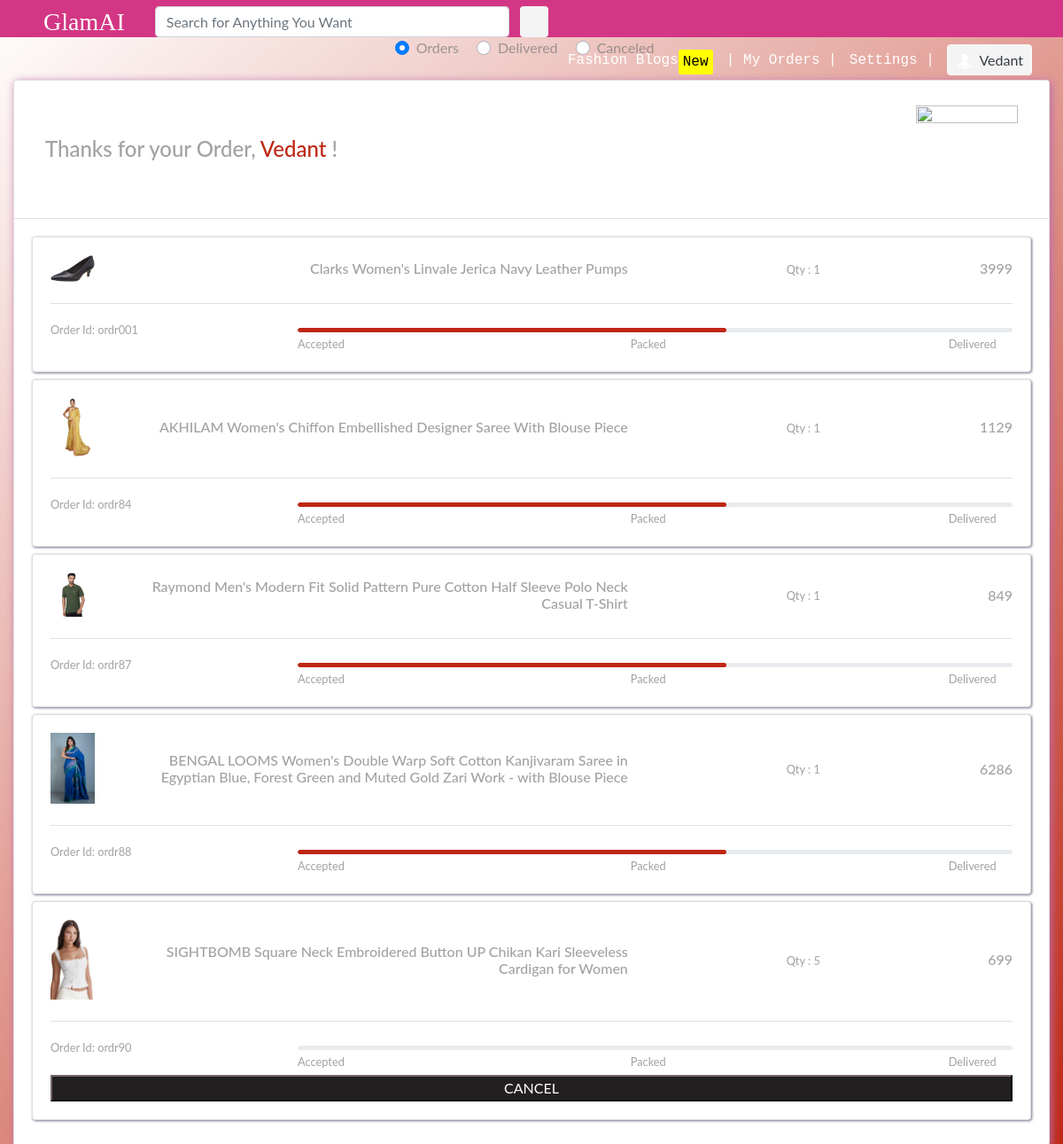
/myorders/ (signed in), run on the app's committed database.
### main/models.py (models this page shows, shortened)
class UserDetail(models.Model):
	SEX_CHOICES = (("Male",'Male'),("Female",'Female'),("Other",'Other'))
	STATE_CHOICES = (
		("Andaman & Nicobar Islands",'Andaman & Nicobar Islands'),
		("Andhra Pradesh",'Andhra Pradesh'),
		("Arunachal Pradesh",'Arunachal Pradesh'),
		("Assam",'Assam'),
		("Bihar",'Bihar'),
		("Chandigarh",'Chandigarh'),
		("Chhattisgarh",'Chhattisgarh'),
		("Dadra & Nagar Haveli",'Dadra & Nagar Haveli'),
		("Daman and Diu",'Daman and Diu'),
		("Delhi",'Delhi'),
		("Goa",'Goa'),
		("Gujarat",'Gujarat'),
		("Haryana",'Haryana'),
		("Himachal Pradesh",'Himachal Pradesh'),
		("Jammu & Kashmir",'Jammu & Kashmir'),
		("Jharkhand",'Jharkhand'),
		("Karnataka",'Karnataka'),
		("Kerala",'Kerala'),
		("Lakshadweep",'Lakshadweep'),
		("Madhya Pradesh",'Madhya Pradesh'),
		("Maharashtra",'Maharashtra'),
		("Manipur",'Manipur'),
		("Meghalaya",'Meghalaya'),
		("Mizoram",'Mizoram'),
		("Nagaland",'Nagaland'),
		("Odisha",'Odisha'),
		("Puducherry",'Puducherry'),
		("Punjab",'Punjab'),
		("Rajasthan",'Rajasthan'),
		("Sikkim",'Sikkim'),
		("Tamil Nadu",'Tamil Nadu'),
		("Telangana",'Telangana'),
		("Tripura",'Tripura'),
		("Uttarakhand",'Uttarakhand'),
		("Uttar Pradesh",'Uttar Pradesh'),
		("West Bengal",'West Bengal'),
		)
	user = models.OneToOneField(User, on_delete=models.CASCADE,primary_key=True)
	dob = models.DateField(null = True)
	photo = models.ImageField(default='default.png',upload_to='user_photos')
	mobile = models.CharField(max_length=10,null=True)
	alternate_mobile = models.CharField(max_length=10,null=True,blank=True)
	address = models.TextField()
	pincode = models.CharField(max_length=6, null=True)
	landmark = models.CharField(max_length=500, null=True, blank=True)
	locality = models.CharField(max_length=100, null=True, blank=True)
	city = models.CharField(max_length=100, null=True, blank=True)
	state = models.CharField(max_length=50,choices=STATE_CHOICES, null=True)
	sex = models.CharField(max_length=6,choices=SEX_CHOICES, null=True)

### saler/models.py (models this page shows, shortened)
class Orders(models.Model):
	STATUS_CHOICES = (("Accepted",'Accepted'),("Packed",'Packed'),("On The Way",'On The Way'),("Delivered",'Delivered'),("Cancel",'Cancel'))
	order_id = models.CharField(max_length=50,default='')
	saler = models.CharField(max_length=100,default='wrappers@admin',)
	user = models.ForeignKey(User, default='', on_delete=models.CASCADE)
	products = models.CharField(max_length=50)
	size = models.CharField(max_length=50,default='',null=True)
	status = models.CharField(max_length=15,choices=STATUS_CHOICES,default='')

class Product(models.Model):
	GST_CHOICES = (("0",'0'),("3",'3'),("5",'5'),("12",'12'),("18",'18'),("28",'28'))
	product_id = models.BigAutoField(primary_key=True)
	product_id2 = models.CharField(max_length=100,default='')
	shop = models.ForeignKey(User, on_delete=models.CASCADE,default='')
	product_name = models.CharField(max_length=100)
	category = models.ForeignKey(category, default="", verbose_name="Category", on_delete=models.SET_DEFAULT, null=True)
	subcategory = models.CharField(max_length=50, default="")
	price = models.IntegerField(default=0)
	price_not = models.IntegerField(default=999)
	desc = models.TextField()
	gst = models.CharField(default='0',max_length=3,choices=GST_CHOICES)
	pub_date = models.DateField(auto_now=True)
	image1 = models.ImageField(upload_to='products/images', default="",null=True)
	image2 = models.ImageField(upload_to='products/images', default="",null=True,blank=True)
	image3 = models.ImageField(upload_to='products/images', default="",null=True,blank=True)
	image4 = models.ImageField(upload_to='products/images', default="",null=True,blank=True)
	image5 = models.ImageField(upload_to='products/images', default="",null=True,blank=True)

### main/views.py (the view)
# urls.py: path('myorders/', views.MyOrders, name="myorders"),
def MyOrders(request):
	if request.method == 'POST':
		order_id = request.POST.get('order_id')
		o = Orders.objects.filter(order_id=order_id)[0]
		o.status = 'Cancel'
		o.save()
	params = {
		'orders': [i for i in Orders.objects.all() if i.user == request.user and i.status != 'Delivered' and i.status != 'Cancel'],
		'delivered': [i for i in Orders.objects.all() if i.user == request.user and i.status == 'Delivered'],
		'cancel': [i for i in Orders.objects.all() if i.user == request.user and i.status == 'Cancel'],
	}
	return render(request,'main/myorders.html', params)

### main/templatetags/app_tags.py (called while the page is built)
@register.filter(name='split')
def split(str, key):
    return str.split(key)

@register.filter(name='remfl')
def remfl(str1, key):
	if str1 != '' and key != '':
		return str(str1)[int(key):-int(key)]

@register.filter(name='product')
def product(str1, key):
	if str1.split(key)[0] != '':
		ppp = Product.objects.filter(product_id=str1.split(key)[0]).first()
		return [ppp.product_name,ppp.image1.url,ppp.price]

### main/templates/main/myorders.html (shortened to what this page needs)
{% extends 'main/base.html' %}
{% load static %}
    {% load app_tags %}
{% block main_body %}
<div style="width: 100%; text-align: center;">
    <div class="custom-control custom-radio custom-control-inline" onclick="document.getElementById('orders').style.display = 'block';document.getElementById('delivered').style.display = 'none';document.getElementById('cancel').style.display = 'none';">
      <label class="custom-control-label" for="customRadioInline1">Orders</label>
    </div>
    <div class="custom-control custom-radio custom-control-inline" onclick="document.getElementById('orders').style.display = 'none';document.getElementById('delivered').style.display = 'block';document.getElementById('cancel').style.display = 'none';">
      <label class="custom-control-label" for="customRadioInline2">Delivered</label>
    </div>
    <div class="custom-control custom-radio custom-control-inline"onclick="document.getElementById('orders').style.display = 'none';document.getElementById('delivered').style.display = 'none';document.getElementById('cancel').style.display = 'block';">
      <label class="custom-control-label" for="customRadioInline3">Canceled</label>
    </div>
</div>
<div id="orders">
    <div class="container-fluid my-4 d-flex justify-content-center">
        <div class="card card-1">
            <div class="card-header bg-white">
                <div class="media flex-sm-row flex-column-reverse justify-content-between ">
                    <div class="col my-auto">
                        <h4 class="mb-0">Thanks for your Order, <span class="change-color">{{request.user.first_name}}</span> !</h4>
                    </div>
                    <div class="col-auto text-center my-auto pl-0 sm-4"> <img class="img-fluid my-auto align-items-center mb-0 pt-3" src="{% static 'main/images/logo.png' %}" width="115" height="115">
                    </div>
                </div>
            </div>
            <div class="card-body">
                {% for ord in orders %}
                <div class="row pb-2">
                    <div class="col">
                        <div class="card card-2">
                            <div class="card-body">
                                {% for item in ord.products|split:',' %}
                                <div class="media mb-2">
                                    {% if item|product:'|'|slice:'0:1'|remfl:'2'%}
                                    <div class="sq align-self-center "> <img class="img-fluid my-auto align-self-center mr-2 mr-md-4 pl-0 p-0 m-0" src="{{item|product:'|'|slice:'1:2'|remfl:'2'}}" width="50" /> </div>
                                    <div class="media-body my-auto text-right">
                                        <div class="row my-auto flex-column flex-md-row">
                                            <div class="col-sm-7 my-auto">
                                                <h6 class="mb-0"> {{item|product:'|'|slice:'0:1'|remfl:'2'}}</h6>
                                            </div>
                                            <div class="col my-auto"> <small>Qty : {{item|split:'|'|slice:'1:2'|remfl:'2'}}</small></div>
                                            <div class="col my-auto">
                                                <h6 class="mb-0"><i class="fa fa-inr" aria-hidden="true"></i>{{item|product:'|'|slice:'2:3'|remfl:'1'}}</h6>
                                            </div>
                                        </div>
                                    </div>
                                    {% endif %}
                                </div>
                                {% endfor %}
                                <hr class="my-3 ">
                                <div class="row">
                                    <div class="col-md-3 mb-3"> <small>Order Id: <span>{{ord.order_id}}</span></small> </div>
                                    <div class="col mt-auto">
                                        <div class="progress my-auto">
                                            {% if ord.status == 'Accepted' %}
                                            <div class="progress-bar progress-bar rounded" style="width: 20%" role="progressbar" aria-valuenow="25" aria-valuemin="0" aria-valuemax="100"></div>
                                            {% elif ord.status == 'Packed' %}
                                            <div class="progress-bar progress-bar rounded" style="width: 60%" role="progressbar" aria-valuenow="25" aria-valuemin="0" aria-valuemax="100"></div>
                                            {% elif ord.status == 'Delivered' %}
                                            <div class="progress-bar progress-bar rounded" style="width: 100%" role="progressbar" aria-valuenow="25" aria-valuemin="0" aria-valuemax="100"></div>
                                            {% endif %}
                                        </div>
                                        <div class="media row justify-content-between ">
                                            <div class="col-auto text-right"><span> <small class="text-right mr-sm-2">Accepted</small> <i class="fa fa-circle active"></i> </span></div>
                                            <div class="flex-col"> <span> <small class="text-right mr-sm-2">Packed</small><i class="fa fa-circle active"></i></span></div>
                                            <div class="col-auto flex-col-auto"><small class="text-right mr-sm-2">Delivered</small><span> <i class="fa fa-circle active"></i></span></div>
                                        </div>
                                    </div>
                                </div>
                                <div class="p-0 m-0 w-100">
                                    {% if not ord.status == 'Accepted' and not ord.status == 'Delivered' and not ord.status == 'Packed' %}
                                    <form method="POST">{% csrf_token %}
                                         <button style=" background-color: #231f20; color: #fff; border-color: #231f20;" class="mt-1 w-100">CANCEL</button>
                                    </form>
                                    {% endif %}
                                </div>
                            </div>
                        </div>
                    </div>
                </div>
               {% endfor %}
            </div>
        </div>
    </div>
</div>
{% endblock main_body %}

### main/templates/main/base.html (shortened to what this page needs)
<!DOCTYPE html>
<html>
<head>
	{% load static %}
	{% load app_tags %}
	<link href="{% static 'main/css/bootstrap.min.css' %}" rel="stylesheet" type="text/css" media="all" />
	<link href="{% static 'main/css/style.css' %}" rel="stylesheet" type="text/css" media="all" />
	<link href="{% static 'saler/font-awesome/css/font-awesome.min.css' %}" rel="stylesheet">
</head>
<body>
	<nav class="main_nav" id="main_nav">
		<div class="container-fluid mt-0">
			<div class="nav_links pt-1">
				<a href="{% url 'home' %}" class="logo mx-4">GlamAI</i></a>
				<form class="form-inline my-2 my-lg-0 serch" action="/search">
					<input class="form-control mr-sm-2" type="search" placeholder="Search for Anything You Want"
						aria-label="Search" name="query">
					<button class="btn" type="submit" style="margin: 0;"><i class="fa fa-search"
							aria-hidden="true"></i></button>
				</form>
			</div>
			<div class="user_links pt-1">
				<a href="{% url 'main_cart' %}" style="font-size: 22px; color: #fff; margin-right: 20px;">
					<i class="fa fa-shopping-cart" aria-hidden="true"></i>
				</a>
				{% if request.user.is_authenticated %}
				<a href="{% url 'blogs' %}" style="text-decoration: none; color: white; margin-right:50px;">
					Fashion Blogs
					<span style="position: relative;">
						<span class="blink" style="position: absolute; background-color: yellow; color: black; padding: 2px 5px; border-radius: 3px; margin-right:10px;">New</span>
					</span>
				</a>
				<a href="{% url 'myorders' %}" style="text-decoration: none; color: white; margin-right:10px;"> | My Orders | </a>
				<a href="{% url 'account_settings' %}" style="text-decoration: none; color: white; margin-right:10px;">Settings |</a>
				<form action="{% url 'logout' %}" method="post" class="logout-form" style="display: inline-block;">
					<button type="submit" class="btn btn-outline-light text-dark" >
						<img src="{{request.user.userdetail.photo.url}}" style="height: 20px; width: 20px; border-radius: 10px; margin-right: 3px;">
						{{request.user.first_name}}
					</button>
				</form>
				{% endif %}
			</div>
		</div>
	</nav>
	<a class="menu_bar"><i class="fa fa-bars" aria-hidden="true"></i></a>
	<main class="" id="menu_close">
		{% block main_body %}
		{% endblock main_body %}
	</main>
</body>
</html>

### main/static/main/css/style.css (style rules this page uses)
body a { text-decoration:none; transition:0.5s all; -webkit-transition:0.5s all; -moz-transition:0.5s all; -o-transition:0.5s all; -ms-transition:0.5s all; }
.menu_bar { position: fixed; top: -2px; left: 3px; z-index: 99; color: #fff; font-size: 28px; }
main { transition: all 300ms linear; padding-top: 42px; }
.main_nav input { height: 35px; }
.main_nav button { background-color: #f4f4f4; height: 35px; padding: 0 9px 0 9px; }
.main_nav { height: 42px; width: 100%; position: fixed; background-color: #d33684; z-index: 99; }
.main_nav .serch { display: inline; float: right; padding: 3px 0 0 10px; }
.main_nav .serch input { width: 400px; }
.main_nav .nav_links { float: left; margin-left: 10px; }
.main_nav .nav_links .logo { font-size: 28px; font-family: stormextrabold; color: #fff; }
.main_nav .nav_links a { font-family: Courier New; color: #fff; }
.main_nav .user_links { float: right; margin-right: 20px; margin-left: auto; }
.main_nav .user_links a { font-family: Courier New; color: #fff; }
.user_links a { display: inline-block; }
.active { left: 0; }

### main/templates/main/myorders.html (style rules this page uses)
body { min-height: 100vh; background-size: cover; font-family: 'Lato', sans-serif; color: rgba(116, 116, 116, 0.667); background: linear-gradient(140deg, #fff, 50%, #be2714) }
.container-fluid { margin-top: 200px }
.card-1 { box-shadow: 2px 2px 10px 0px rgb(190, 108, 170) }
hr { background-color: rgba(248, 248, 248, 0.667) }
.change-color { color: #be2714 !important }
.card-2 { box-shadow: 1px 1px 3px 0px rgb(112, 115, 139) }
.fa-circle.active { font-size: 8px; color: #be2714 }
.fa-circle { font-size: 8px; color: #aaa }
.rounded { border-radius: 2.25rem !important }
.progress-bar { background-color: #be2714 !important }
.progress { height: 5px !important; margin-bottom: 0 }

### data on the page
Orders: price (picture), products "1", order_id "ordr001", status "Packed" (drawn)
Product: products "Clarks Women's Linvale Jerica Navy Leather Pumps", products "3999"
Orders: price (picture), products "1", order_id "ordr84", status "Packed" (drawn)
Product: products "AKHILAM Women's Chiffon Embellished Designer Saree With Blouse Piece", products "1129"
Orders: price (picture), products "1", order_id "ordr87", status "Packed" (drawn)
Product: products "Raymond Men's Modern Fit Solid Pattern Pure Cotton Half Sleeve Polo Neck Casual T-Shirt", products "849"
Orders: price (picture), products "1", order_id "ordr88", status "Packed" (drawn)
Product: products "BENGAL LOOMS Women's Double Warp Soft Cotton Kanjivaram Saree in Egyptian Blue, Forest Green and Muted Gold Zari Work - with Blouse Piece", products "6286"
Orders: price (picture), products "5", order_id "ordr90"
Product: products "SIGHTBOMB Square Neck Embroidered Button UP Chikan Kari Sleeveless Cardigan for Women", products "699"

### other printed values
{{ request.user.first_name }} "Vedant"
